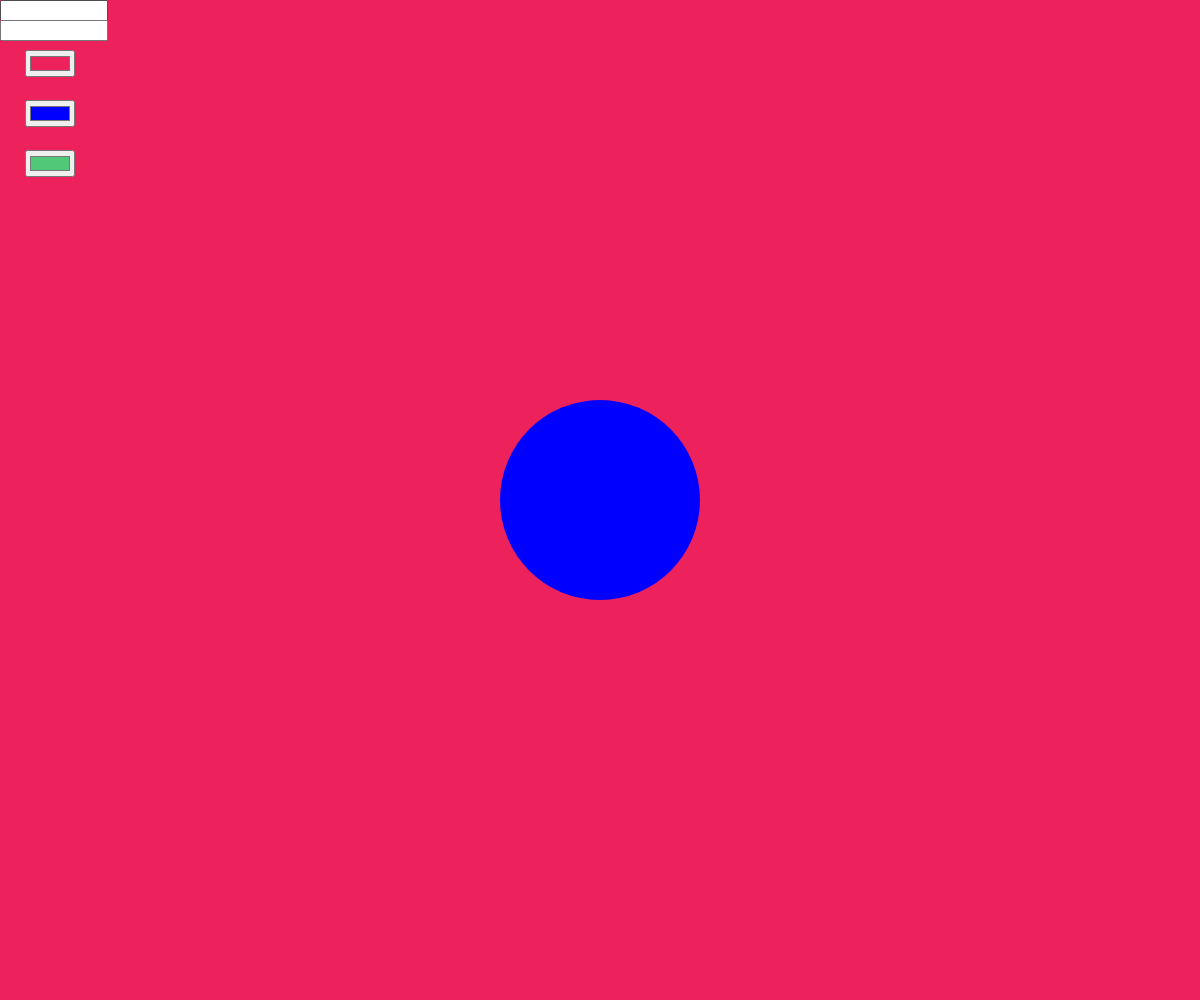
Frame 1 (no input)
Frame 60 (no input): identical to frame 1, image omitted
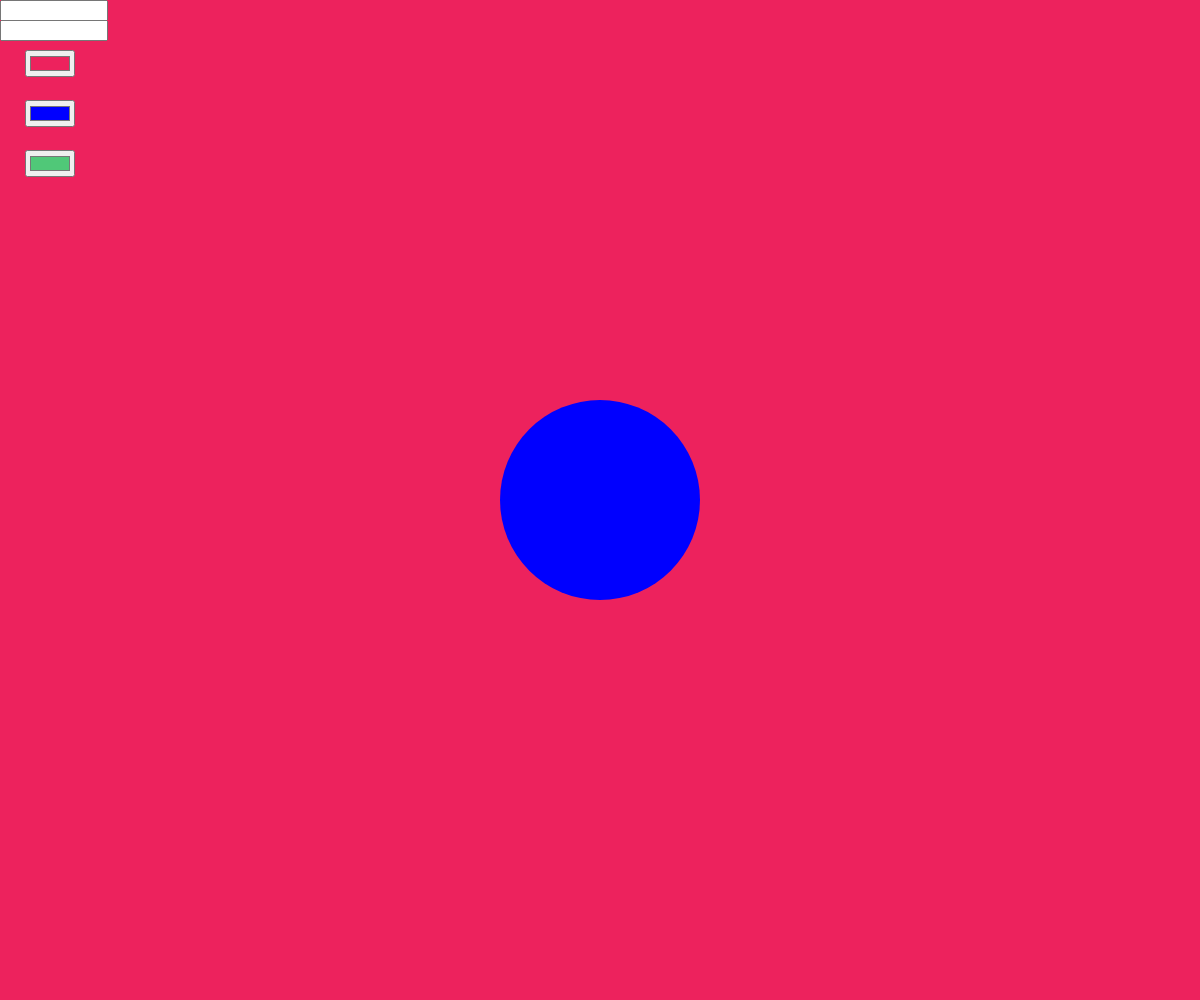
Frame 120 (the mouse pressed at the canvas centre since frame 60)

The p5.js sketch that drew these frames (run headless with seeded random() and noise() and a simulated clock; from frame 60 on, the mouse is pressed at the canvas centre):

// p5.js sketch
// ── sketch.js
//variables
var circleSize;
var inp;
var wordSize;
var inp2;
var effectSize;

wordSize=30;
circleSize=200;
effectSize=30;
let colorPicker;
let colorPicker2;
let colorPicker3;
function windowResized() {
  resizeCanvas(windowWidth, windowHeight);
}
//Setup
function setup() {
  createCanvas(windowWidth, windowHeight);
  colorPicker = createColorPicker('#ed225d');
  colorPicker.position(25, 50);
  
  //circle
  colorPicker2 = createColorPicker('#0000FF');
  colorPicker2.position(25, 100);
 
  //words
    //circle
  colorPicker3 = createColorPicker('#50C878');
  colorPicker3.position(25, 150);
  inp = createInput('');
  inp.position(0, 0);
  inp.size(100);
  
  inp2 = createInput('');
  inp2.position(0, 20);
  inp2.size(100);
  
}

function draw() {

//background
background(colorPicker.color());

//background words
textSize(effectSize);
fill(colorPicker2.color())
text(inp2.value(), random(width), random(height));

  //circle
noStroke();
fill(colorPicker2.color())
ellipse(width/2,height/2,circleSize);
 
//words
fill (colorPicker3.color())
textSize(wordSize);
textAlign(CENTER,CENTER)
text(inp.value(), (width/2),(height/2));
    if (keyIsPressed) {

    if (key =='2'){
    circleSize = circleSize + 5;
  }
    else if (key =='1'){
      circleSize = circleSize - 5
    }
      if (keyIsPressed) {

    if (key =='4'){
    wordSize = wordSize + 5;
  }
    else if (key =='3'){
      wordSize = wordSize - 5
    }
         if (keyIsPressed) {

    if (key =='6'){
    effectSize = effectSize + 5;
  }
    else if (key =='5'){
      effectSize = effectSize - 5
    }
    }}}}
